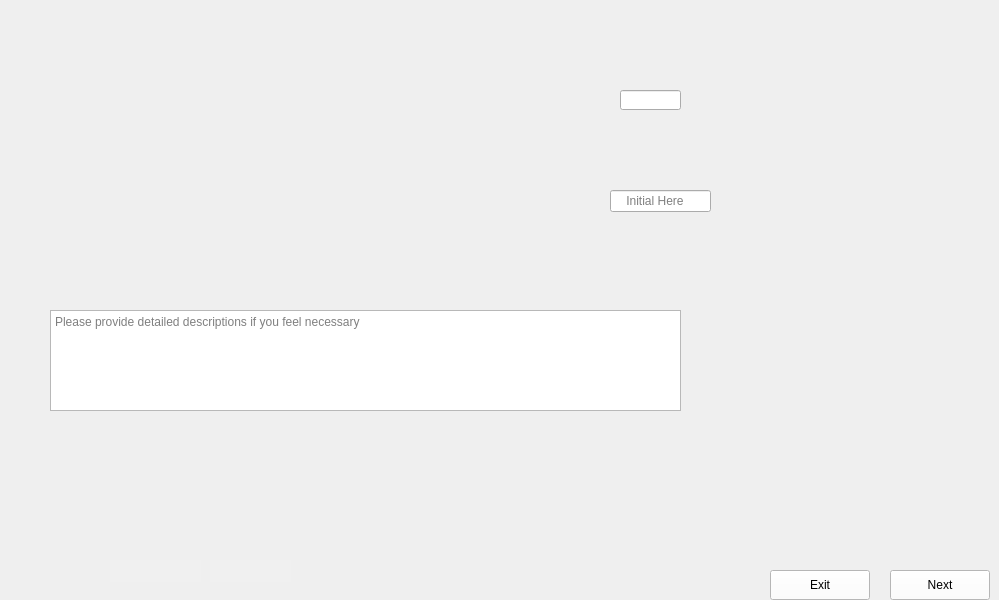
      <widget class="QWidget" name="Dice_Framing_Piezo_1">
       <property name="maximumSize">
        <size>
         <width>1024</width>
         <height>600</height>
        </size>
       </property>
       <property name="styleSheet">
        <string notr="true">border-image: url(:/images/images/Dice_Framing_Piezo_1.png);</string>
       </property>
       <widget class="QTextEdit" name="Dice_Framing_Piezo_1_Comments">
        <property name="geometry">
         <rect>
          <x>50</x>
          <y>310</y>
          <width>631</width>
          <height>101</height>
         </rect>
        </property>
        <property name="styleSheet">
         <string notr="true">border-image:None;</string>
        </property>
        <property name="placeholderText">
         <string>Please provide detailed descriptions if you feel necessary </string>
        </property>
       </widget>
       <widget class="QLineEdit" name="Dice_Framing_Piezo_1_Data">
        <property name="geometry">
         <rect>
          <x>620</x>
          <y>90</y>
          <width>61</width>
          <height>20</height>
         </rect>
        </property>
        <property name="styleSheet">
         <string notr="true">color: rgb(0, 0, 0);
border-image:None;</string>
        </property>
       </widget>
       <widget class="QLineEdit" name="Dice_Framing_Piezo_1_Initial_2">
        <property name="geometry">
         <rect>
          <x>610</x>
          <y>190</y>
          <width>101</width>
          <height>22</height>
         </rect>
        </property>
        <property name="styleSheet">
         <string notr="true">color: rgb(0, 0, 0);
border-image:None;</string>
        </property>
        <property name="placeholderText">
         <string>    Initial Here</string>
        </property>
       </widget>
       <widget class="QPushButton" name="Dice_Framing_Piezo_1_Next">
        <property name="geometry">
         <rect>
          <x>890</x>
          <y>570</y>
          <width>100</width>
          <height>30</height>
         </rect>
        </property>
        <property name="styleSheet">
         <string notr="true">QPushButton{
background-color: rgb(255, 255, 255);
height: 35px;
border-image:None;
}
QPushButton::hover{
background-color: rgb(0, 0, 255);
}
QPushButton:pressed{
padding-top:7px;
padding-top:7px;
}</string>
        </property>
        <property name="text">
         <string>Next</string>
        </property>
       </widget>
       <widget class="QPushButton" name="Dice_Framing_Piezo_1_Back">
        <property name="geometry">
         <rect>
          <x>770</x>
          <y>570</y>
          <width>100</width>
          <height>30</height>
         </rect>
        </property>
        <property name="styleSheet">
         <string notr="true">QPushButton{
background-color: rgb(255, 255, 255);
height: 35px;
border-image:None;
}
QPushButton::hover{
background-color: rgb(0, 0, 255);
}
QPushButton:pressed{
padding-top:7px;
padding-top:7px;
}</string>
        </property>
        <property name="text">
         <string>Exit</string>
        </property>
       </widget>
       <widget class="QLineEdit" name="Dice_Framing_Piezo_1_Dates">
        <property name="geometry">
         <rect>
          <x>110</x>
          <y>560</y>
          <width>91</width>
          <height>22</height>
         </rect>
        </property>
        <property name="styleSheet">
         <string notr="true">QLineEdit{
background-color: rgb(240, 240, 240);
border: none;
border-image:None;
}</string>
        </property>
       </widget>
       <widget class="QLineEdit" name="Dice_Framing_Piezo_1_Initial">
        <property name="geometry">
         <rect>
          <x>210</x>
          <y>560</y>
          <width>81</width>
          <height>22</height>
         </rect>
        </property>
        <property name="styleSheet">
         <string notr="true">QLineEdit{
background-color: rgb(240, 240, 240);
border: none;
border-image:None;
}</string>
        </property>
       </widget>
      </widget>
